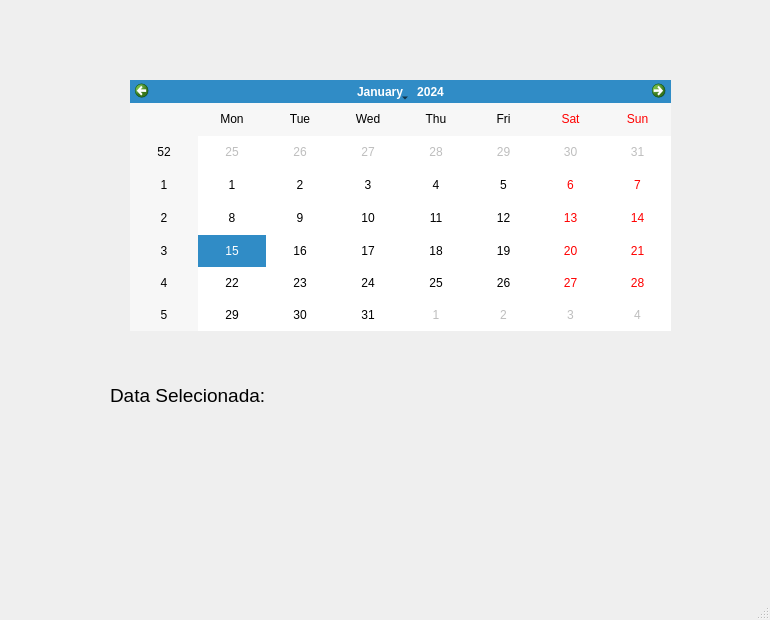
<?xml version="1.0" encoding="UTF-8"?>
<ui version="4.0">
 <class>MainWindow</class>
 <widget class="QMainWindow" name="MainWindow">
  <property name="geometry">
   <rect>
    <x>0</x>
    <y>0</y>
    <width>770</width>
    <height>620</height>
   </rect>
  </property>
  <property name="windowTitle">
   <string>MainWindow</string>
  </property>
  <widget class="QWidget" name="centralwidget">
   <widget class="QCalendarWidget" name="calendarWidget">
    <property name="geometry">
     <rect>
      <x>130</x>
      <y>80</y>
      <width>541</width>
      <height>251</height>
     </rect>
    </property>
   </widget>
   <widget class="QLabel" name="label">
    <property name="geometry">
     <rect>
      <x>110</x>
      <y>380</y>
      <width>300</width>
      <height>31</height>
     </rect>
    </property>
    <property name="font">
     <font>
      <pointsize>14</pointsize>
     </font>
    </property>
    <property name="text">
     <string>Data Selecionada: </string>
    </property>
   </widget>
  </widget>
  <widget class="QMenuBar" name="menubar">
   <property name="geometry">
    <rect>
     <x>0</x>
     <y>0</y>
     <width>770</width>
     <height>23</height>
    </rect>
   </property>
   <property name="font">
    <font>
     <pointsize>10</pointsize>
    </font>
   </property>
  </widget>
  <widget class="QStatusBar" name="statusbar">
   <property name="font">
    <font>
     <pointsize>10</pointsize>
    </font>
   </property>
  </widget>
 </widget>
 <resources/>
 <connections/>
</ui>
